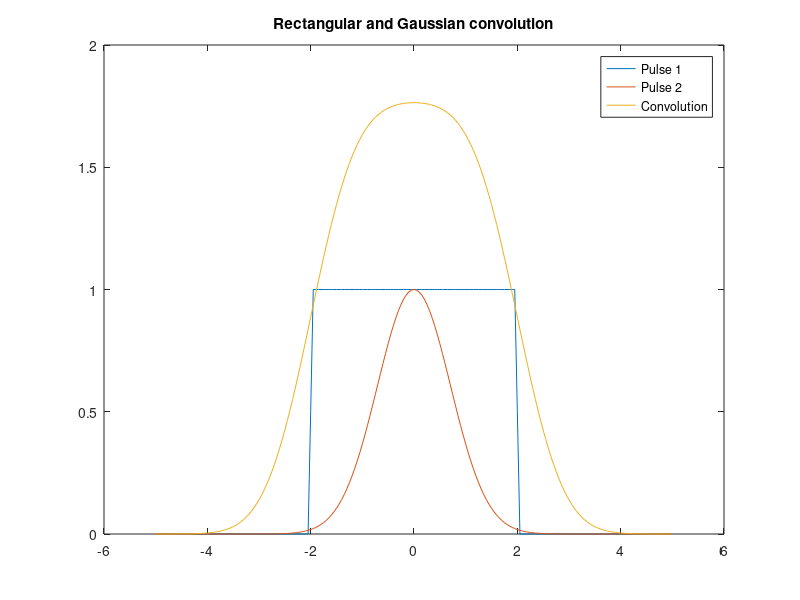
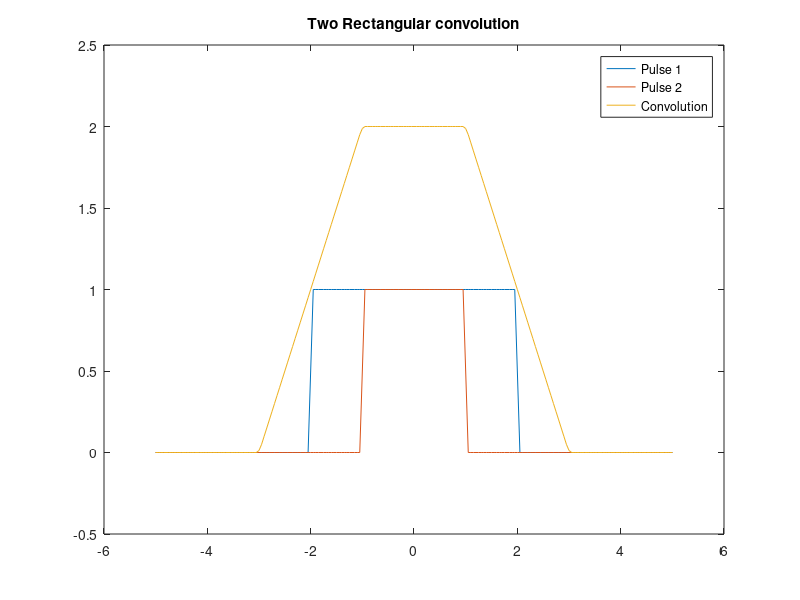
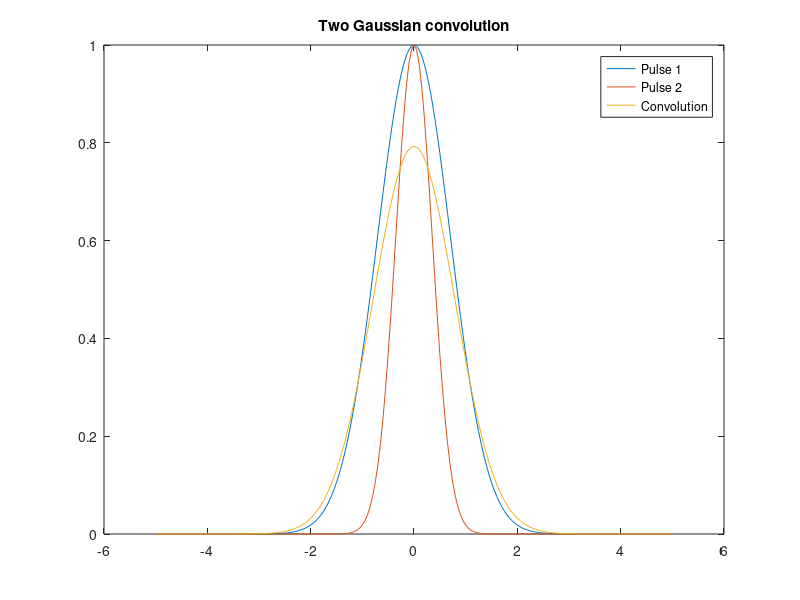

Recreate these plots in MATLAB, in order.
function main

% Input parameters
T = 2.0;
sigma = 1.0;

% Borders of calculation
mult = 5;
step = 0.05;
t = -mult:step:mult;

% Pulse generation
x1 = [rectpls(t,T) zeros(1,length(t))];
x2 = [gauspls(t, sigma) zeros(1,length(t))];
x3 = [rectpls(t,T/2) zeros(1,length(t))];
x4 = [gauspls(t, sigma/2) zeros(1,length(t))];

% Convolution
% Фурье-образ взаимной свертки равен произведению Фурье-образов свертываемых функций.
y1 = ifft(fft(x1).*fft(x2))*step;
y2 = ifft(fft(x1).*fft(x3))*step;
y3 = ifft(fft(x2).*fft(x4))*step;

% Normalize convolution
start = fix((length(y1)-length(t))/2);
y1 = y1(start+1:start+length(t));
y2 = y2(start+1:start+length(t));
y3 = y3(start+1:start+length(t));

%
% PLOTTING
%

figure(1)
plot(t,x1(1:201),t,x2(1:201),t,y1);
title('Rectangular and Gaussian convolution');
legend('Pulse 1','Pulse 2','Convolution');
print -dpng plot3_1.png;

figure(2)
plot(t,x1(1:201),t,x3(1:201),t,y2);
title('Two Rectangular convolution');
legend('Pulse 1','Pulse 2','Convolution');
print -dpng plot3_2.png;

figure(3)
plot(t,x2(1:201),t,x4(1:201),t,y3);
title('Two Gaussian convolution');
legend('Pulse 1','Pulse 2','Convolution');
print -dpng plot3_3.png;

end

% Rectangular pulse generation
function y = rectpls(x,T)
y = zeros(size(x));
y(abs(x) - T < 0) = 1;
y(abs(x) == T) = 1/2;
end

% Gaussian pulse generation
function y = gauspls(x,s)
y = exp(-(x/s).^2);
end
